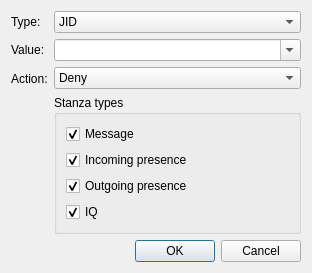
<?xml version="1.0" encoding="UTF-8"?>
<ui version="4.0">
 <class>PrivacyListsItemDialog</class>
 <widget class="QDialog" name="PrivacyListsItemDialog">
  <property name="geometry">
   <rect>
    <x>0</x>
    <y>0</y>
    <width>312</width>
    <height>261</height>
   </rect>
  </property>
  <property name="windowTitle">
   <string>Privacy rule</string>
  </property>
  <layout class="QVBoxLayout" name="verticalLayout_3">
   <item>
    <layout class="QFormLayout" name="formLayout">
     <property name="fieldGrowthPolicy">
      <enum>QFormLayout::AllNonFixedFieldsGrow</enum>
     </property>
     <item row="0" column="0">
      <widget class="QLabel" name="label">
       <property name="text">
        <string>Type:</string>
       </property>
      </widget>
     </item>
     <item row="0" column="1">
      <widget class="QComboBox" name="Type_">
       <item>
        <property name="text">
         <string>JID</string>
        </property>
       </item>
       <item>
        <property name="text">
         <string>Subscription</string>
        </property>
       </item>
       <item>
        <property name="text">
         <string>Group</string>
        </property>
       </item>
      </widget>
     </item>
     <item row="1" column="0">
      <widget class="QLabel" name="label_2">
       <property name="text">
        <string>Value:</string>
       </property>
      </widget>
     </item>
     <item row="1" column="1">
      <widget class="QComboBox" name="Value_">
       <property name="editable">
        <bool>true</bool>
       </property>
      </widget>
     </item>
     <item row="2" column="0">
      <widget class="QLabel" name="label_3">
       <property name="text">
        <string>Action:</string>
       </property>
      </widget>
     </item>
     <item row="2" column="1">
      <layout class="QVBoxLayout" name="verticalLayout_2">
       <item>
        <widget class="QComboBox" name="Action_">
         <property name="currentIndex">
          <number>1</number>
         </property>
         <item>
          <property name="text">
           <string>Allow</string>
          </property>
         </item>
         <item>
          <property name="text">
           <string>Deny</string>
          </property>
         </item>
        </widget>
       </item>
       <item>
        <widget class="QGroupBox" name="groupBox">
         <property name="title">
          <string>Stanza types</string>
         </property>
         <layout class="QVBoxLayout" name="verticalLayout">
          <item>
           <widget class="QCheckBox" name="StanzaMessage_">
            <property name="text">
             <string>Message</string>
            </property>
            <property name="checked">
             <bool>true</bool>
            </property>
           </widget>
          </item>
          <item>
           <widget class="QCheckBox" name="StanzaInPres_">
            <property name="text">
             <string>Incoming presence</string>
            </property>
            <property name="checked">
             <bool>true</bool>
            </property>
           </widget>
          </item>
          <item>
           <widget class="QCheckBox" name="StanzaOutPres_">
            <property name="text">
             <string>Outgoing presence</string>
            </property>
            <property name="checked">
             <bool>true</bool>
            </property>
           </widget>
          </item>
          <item>
           <widget class="QCheckBox" name="StanzaIQ_">
            <property name="text">
             <string>IQ</string>
            </property>
            <property name="checked">
             <bool>true</bool>
            </property>
           </widget>
          </item>
         </layout>
        </widget>
       </item>
      </layout>
     </item>
    </layout>
   </item>
   <item>
    <widget class="QDialogButtonBox" name="buttonBox">
     <property name="orientation">
      <enum>Qt::Horizontal</enum>
     </property>
     <property name="standardButtons">
      <set>QDialogButtonBox::Cancel|QDialogButtonBox::Ok</set>
     </property>
    </widget>
   </item>
  </layout>
 </widget>
 <resources/>
 <connections>
  <connection>
   <sender>buttonBox</sender>
   <signal>accepted()</signal>
   <receiver>PrivacyListsItemDialog</receiver>
   <slot>accept()</slot>
   <hints>
    <hint type="sourcelabel">
     <x>248</x>
     <y>254</y>
    </hint>
    <hint type="destinationlabel">
     <x>157</x>
     <y>274</y>
    </hint>
   </hints>
  </connection>
  <connection>
   <sender>buttonBox</sender>
   <signal>rejected()</signal>
   <receiver>PrivacyListsItemDialog</receiver>
   <slot>reject()</slot>
   <hints>
    <hint type="sourcelabel">
     <x>316</x>
     <y>260</y>
    </hint>
    <hint type="destinationlabel">
     <x>286</x>
     <y>274</y>
    </hint>
   </hints>
  </connection>
 </connections>
</ui>
